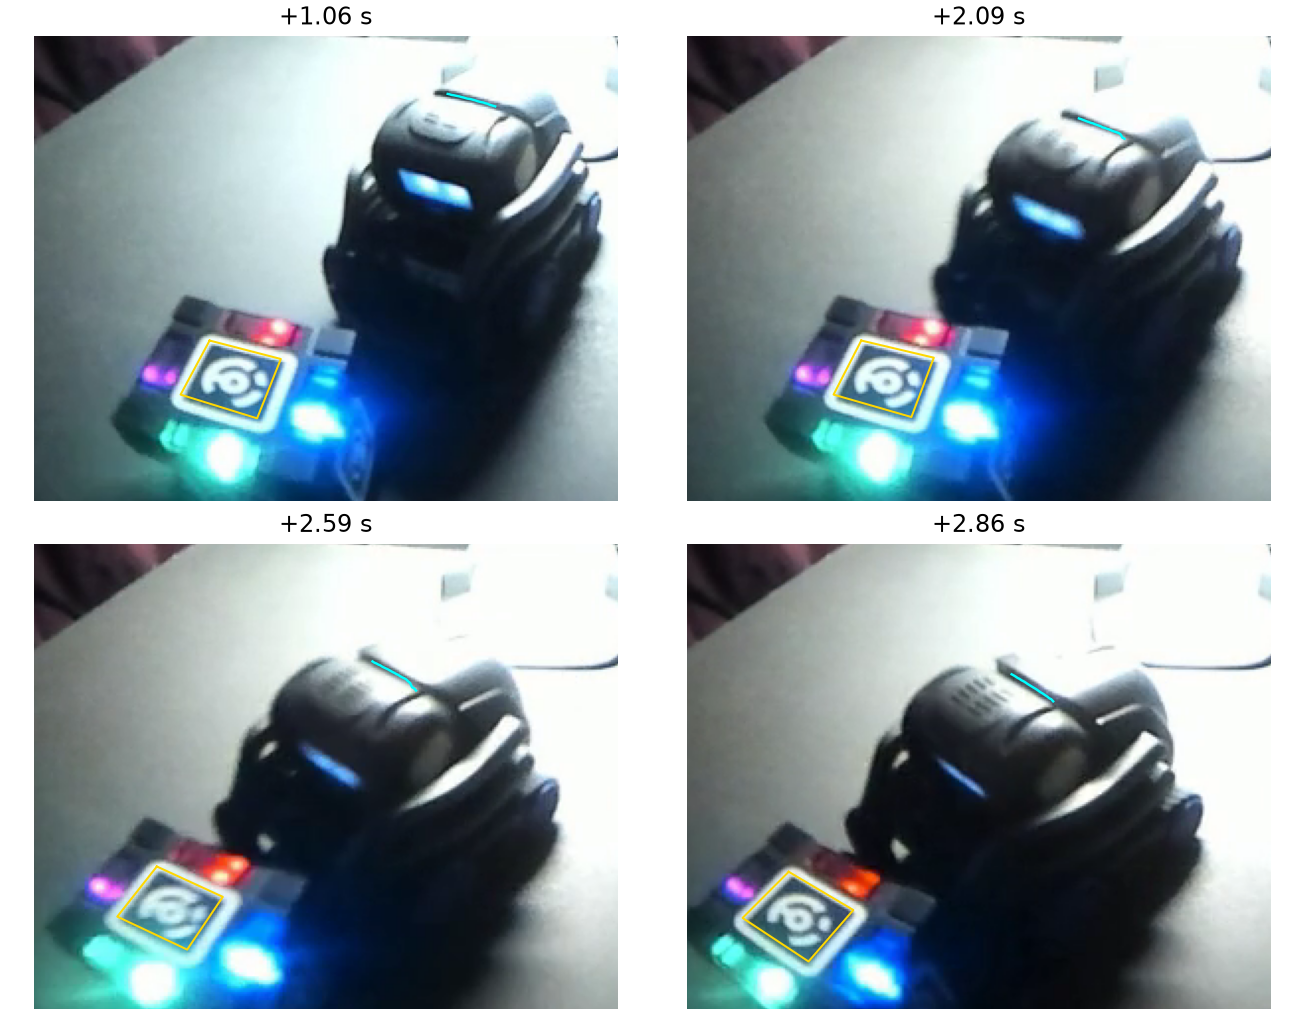

Write the Python code that produced this figure.
"""Compare change in fork approach heading relative to cube from a transverse shell seam."""
import csv
from pathlib import Path

import cv2 as cv
import matplotlib.pyplot as plt
import numpy as np

here=Path(__file__).resolve().parent
observations=list(csv.DictReader((here/"shelf-slide.csv").open()))
glyph=np.float32([[r[k].split() for k in r if k.startswith("glyph_")] for r in observations])*np.float32(2/3)
square=np.float32([[0,0],[1,0],[1,1],[0,1]])
path=np.genfromtxt(here/"pickup-path.csv",names=True,delimiter=",")
sim=np.genfromtxt(here/"shelf-yaw-sim.csv",names=True,delimiter=",",dtype=None,encoding="utf8")
sim=sim[sim["initialization"]=="Last sighting + pitch"]
cap=cv.VideoCapture(str(here/"pickup.mp4"))
# Central straight portion of dark shell seam. Avoid both rolled ends.
samples=[(0,16,(239,135,263,142)),(4,24,(228,147,251,155)),
         (5,28,(201,166,223,178)),(6,30,(194,170,215,183))]
def traces(gray,seed,halfwidth):
    x0,y0,x1,y1=seed
    xs=np.arange(x0,x1+1)
    ys=[]
    for x in xs:
        mid=round(y0+(x-x0)*(y1-y0)/(x1-x0))
        slab=gray[mid-halfwidth:mid+halfwidth+1,x].astype(float)
        weights=slab.max()-slab
        ys.append(mid-halfwidth+np.average(np.arange(len(slab)),weights=weights))
    return np.float32(np.column_stack([xs,ys]))
def angle(v):
    return -np.degrees(np.arctan2(v[1],v[0]))
def direction(points):
    return angle(np.linalg.lstsq(np.column_stack([np.arange(len(points)),np.ones(len(points))]),points,rcond=None)[0][0])
def rectify(points,H):
    return cv.perspectiveTransform(points[None],H)[0]
def near(a,b):
    return (a-b+180)%360-180
results=[]
fig,axs=plt.subplots(2,2,figsize=(9,7),layout='constrained')
for cidx in (0,1,2,3,4):
    H=cv.getPerspectiveTransform(glyph[cidx],square)
    for halfwidth,trim in [(h,k) for h in (4,5,6) for k in (0,3)]:
        for idx,frame,seed in samples:
            t=float(observations[idx]['time_s'])
            cap.set(cv.CAP_PROP_POS_FRAMES,frame)
            ok,im=cap.read()
            assert ok
            picks=traces(cv.cvtColor(im,cv.COLOR_BGR2GRAY),seed,halfwidth)
            keep=picks[trim:len(picks)-trim]
            seam=direction(rectify(keep,H))
            quad=rectify(glyph[idx],H)
            edges=np.roll(quad,-1,axis=0)-quad
            cube=np.mean([near(angle(v),a) for v,a in zip(edges,(0,-90,-180,90))])
            odom=np.degrees(np.interp(t,path["time_s"],np.unwrap(path["yaw_rad"])))
            cube_sim=np.interp(t,sim["time_s"],sim["yaw_change_deg"])
            if idx==0:
                zero=np.array([seam,cube,odom,cube_sim])
            changes=np.array([seam,cube,odom,cube_sim])-zero
            results.append([t,cidx,trim,halfwidth,*changes,changes[0]-changes[1],changes[2]-changes[3]])
            if cidx==0 and trim==0 and halfwidth==5:
                ax=axs.ravel()[[r[0] for r in samples].index(idx)]
                ax.imshow(cv.cvtColor(im,cv.COLOR_BGR2RGB))
                ax.plot(picks[:,0],picks[:,1],color='cyan',lw=1.2)
                ring=np.vstack([glyph[idx],glyph[idx,0]])
                ax.plot(*ring.T,color='gold',lw=1)
                ax.set(xlim=(30,325),ylim=(340,105),title=f"+{t:.2f} s")
                ax.axis('off')
cap.release()
with (here/"approach-heading.csv").open("w") as f:
    w=csv.writer(f,lineterminator="\n")
    w.writerow("time_s rectification_frame trim_px halfwidth_px shell_yaw_change_deg cube_yaw_change_deg sdk_yaw_change_deg sim_cube_yaw_change_deg relative_camera_change_deg relative_replay_change_deg".split())
    w.writerows(results)
fig.savefig(here/"approach-heading.png",dpi=145)
for t in sorted(set(r[0] for r in results)):
    a=np.array([r[4:] for r in results if r[0]==t])
    print(t,a.min(axis=0).round(2),a.max(axis=0).round(2))
fig,axes=plt.subplots(1,2,figsize=(9,3.8),layout='constrained')
a=np.asarray(results)
ts=np.unique(a[:,0])
for ax,cam,pred,title in [(axes[0],4,6,"Robot heading change"),(axes[1],8,9,"Robot minus cube heading change")]:
    readings=[a[a[:,0]==t,cam] for t in ts]
    lo,mid,hi=[[fn(v) for v in readings] for fn in (np.min,np.median,np.max)]
    ax.fill_between(ts,lo,hi,alpha=.2,color="tab:blue",label="Image processing range")
    ax.plot(ts,mid,"o-",label="Camera median")
    ax.plot(ts,[a[a[:,0]==t,pred][0] for t in ts],"x--",label="Recorded-path replay")
    ax.set(title=title,xlabel="Seconds from pickup command",ylabel="Degrees (CCW positive)")
axes[0].legend(fontsize=8)
fig.savefig(here/"approach-heading-overlay.png",dpi=150)
